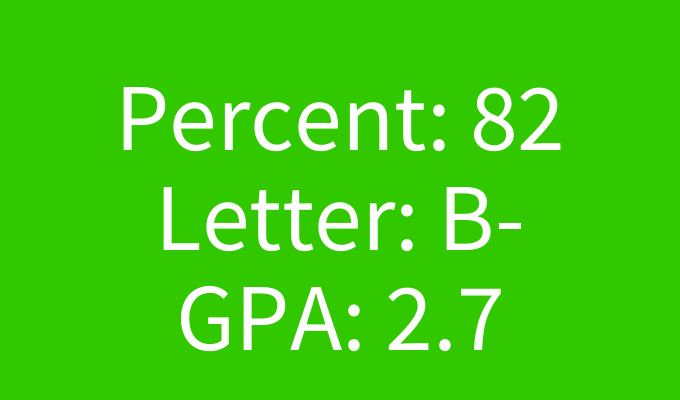
Frame 1 (no input)
Frame 60 (the mouse pressed at the canvas centre just before this capture): identical to frame 1, image omitted
Frame 120 (the mouse held since frame 60 and released just before this capture): identical to frame 1, image omitted

The Processing sketch that drew this single still picture (run headless with seeded random() and noise(); from frame 60 on, the mouse is pressed at the canvas centre):

// Processing sketch: ConditionalsWarmup1
// ── ConditionalsWarmup1.pde
int grade;
int specification;
String letter;
float gpa;
void setup() {
  size(680, 400);
  grade = int(random(50,101));
}
void draw() {
  //Letter Grade
  if (grade >= 90) {
    background(0,255,0);
    letter = "A";
    gpa = 4.0;
  } else if (grade >= 80) {
    background(50,200,0);
    letter = "B";
    gpa = 3.0;
  } else if (grade >= 70) {
    background(255,255,0);
    letter = "C";
    gpa = 2.0;
  } else if (grade >= 60) {
    background(200,0,0);
    letter = "D";
    gpa = 1.0;
  } else {
    background(255,0,0);
    letter = "F";
    gpa = 0;
  }
  //determine pluses/minuses
  specification = grade % 10;
  if (specification > 6 && grade > 59 || grade == 100) {
    letter += "+";
    gpa += 0.3;
  } else if (specification < 3 && grade > 59) {
    letter += "-";
    gpa -= 0.3;
  }
  textSize(96);
  textAlign(CENTER);
  text("Percent: " + grade,width / 2, height / 2 - 50);
  text("Letter: " + letter, width / 2, height / 2 + 50);
  text("GPA: "  + gpa, width / 2, height / 2 + 150);
}
void keyPressed() {
  if (key == ' ') {
    grade = int(random(50,101));
  } else if (key == 'a') {
    grade = 100;
  }
}
